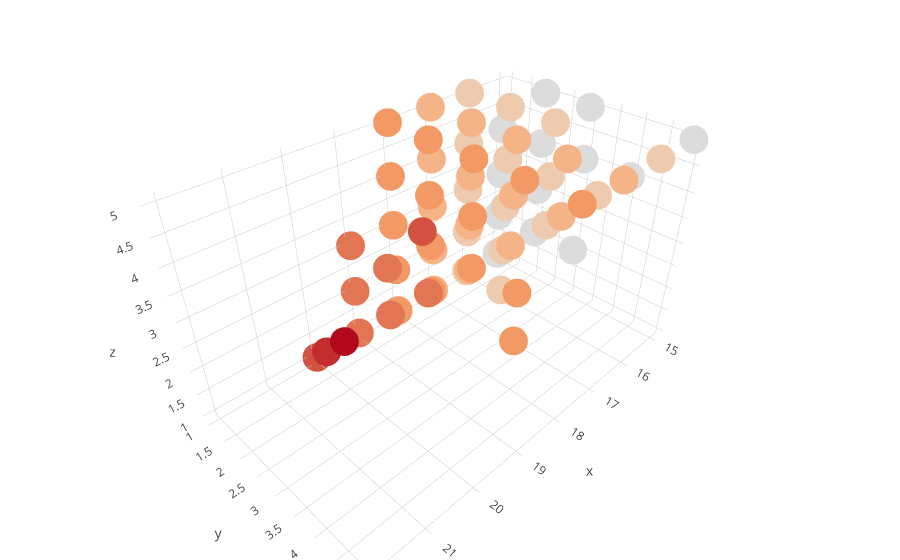

The notebook cell this image was saved under:
### Code cell
trace = go.Scatter3d(
    x = alcohol.age,
    y = alcohol.Dalc,
    z = alcohol.Walc,
    mode = 'markers',

    marker = dict(
        size = 10,
        color = alcohol.age,
        colorscale = 'jet'
    )
)
dataTrace = [trace]
layoutTrace = go.Layout(
    margin = dict(
    l = 0,
    r = 0,
    b = 0,
    t = 0 )
)
figTrace = go.Figure(data=dataTrace, layout=layoutTrace)
plt.title ="Alcohol Consumption by Student Age"
iplot(figTrace)

### Figure 1 — Plotly figure (JSON) as saved in the notebook; plotly's stock layout.template omitted (floating-point values rounded to 4 significant figures; data arrays with more than 128 entries replaced by an {"elided": "..."} marker saying what was removed)
{"data": [{"marker": {"color": {"elided": "395 int values"}, "colorscale": "jet", "size": 10}, "mode": "markers", "type": "scatter3d", "uid": "a1b70177-cf99-4de2-a35f-d26eafcea261", "x": {"elided": "395 int values"}, "y": {"elided": "395 int values"}, "z": {"elided": "395 int values"}}], "layout": {"margin": {"b": 0, "l": 0, "r": 0, "t": 0}}}
